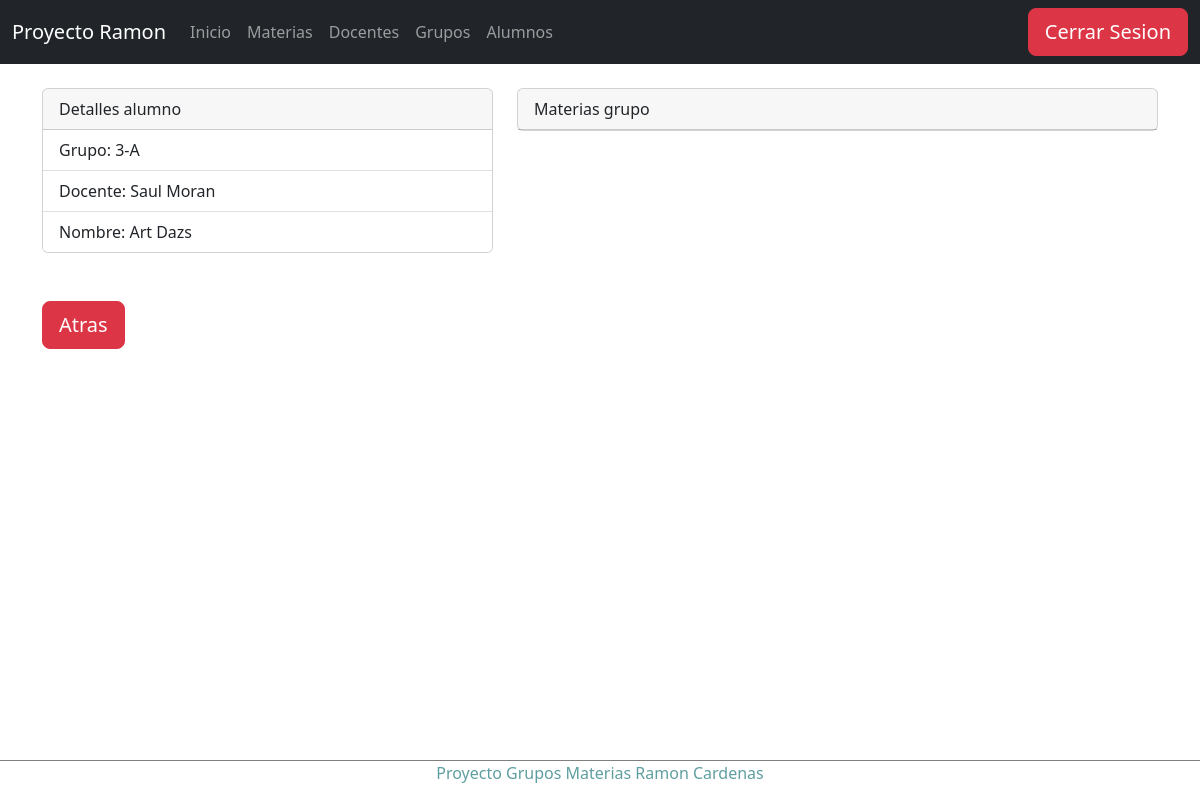
Page /detalleAlumno/1/1 (signed in) on the earlier database version.
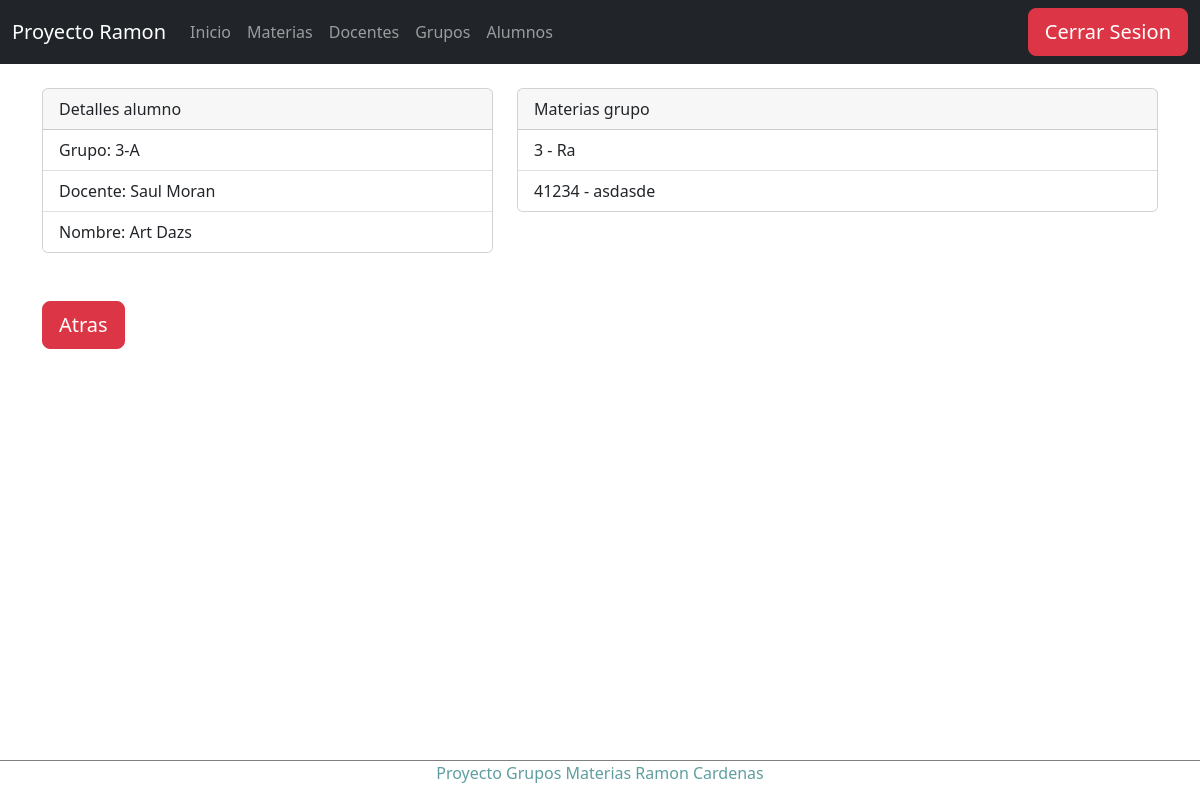
Same page on the later database version.
### Apps/Horario/models.py (models this page shows, shortened)
class GrupoMateria(models.Model):
    class Meta:
        unique_together = (('idGrupo', 'idMateria'),)
    idGrupo=models.ForeignKey(Grupo, on_delete=models.CASCADE)
    idMateria=models.ForeignKey(Materia, on_delete=models.CASCADE)

class Materia(models.Model):
    idMateria=models.CharField(primary_key=True,max_length=6)
    nombreMateria=models.CharField(max_length=50)
    creditosMateria=models.PositiveSmallIntegerField()

### Apps/Horario/views.py (the view)
# urls.py: path('detalleAlumno/<idAlumno>/<idGrupo>', views.detalleAlumno),
@login_required
def detalleAlumno(request, idAlumno, idGrupo):
    alumno = Alumno.objects.get(idAlumno=idAlumno)
    grupoMaterias = GrupoMateria.objects.filter(idGrupo=Grupo.objects.get(idGrupo=idGrupo))
    return render(request, "alumnos/detalleAlumno.html", {"alumno":alumno,"grupoMaterias":grupoMaterias})

### Apps/Horario/templates/alumnos/detalleAlumno.html (shortened to what this page needs)
{% extends "../base.html" %}
{% block body %}
<div class="row">
    <div class="col-sm-12 col-md-6 col-lg-5 col-xl-5">
        <div class="card">
            <div class="card-header">
                Detalles alumno
            </div>
            <ul class="list-group list-group-flush">
                <li class="list-group-item">Grupo: {{alumno.idGrupo.nombreGrupo}}</li>
                <li class="list-group-item">Docente: {{alumno.idGrupo.idDocente.nombreDocente}}
                    {{alumno.idGrupo.idDocente.apellidoDocente}}</li>
                <li class="list-group-item">Nombre: {{alumno.nombreAlumno}} {{alumno.apellidoAlumno}}</li>
            </ul>
        </div>
    </div>
    <div class="col-sm-12 col-md-6 col-lg-7 col-xl-7">
        <div class="card">
            <div class="card-header">
                Materias grupo
            </div>
            <ul class="list-group list-group-flush">
                {% for gm in grupoMaterias %}
                <li class="list-group-item">
                    {{gm.idMateria.idMateria}} - {{gm.idMateria.nombreMateria}}
                </li>
                {% endfor %}
            </ul>
        </div>
    </div>
</div>
<br><br>
<div class="row">
    <div class="bd-example">
        <a href="/alumnos" class="btn btn-danger btn-lg" role="button">Atras</a>
    </div>
</div>
{% endblock %}

Differences in the rows shown:
added GrupoMateria: idMateria.idMateria "3", idMateria.nombreMateria "Ra"
added GrupoMateria: idMateria.idMateria "41234", idMateria.nombreMateria "asdasde"
